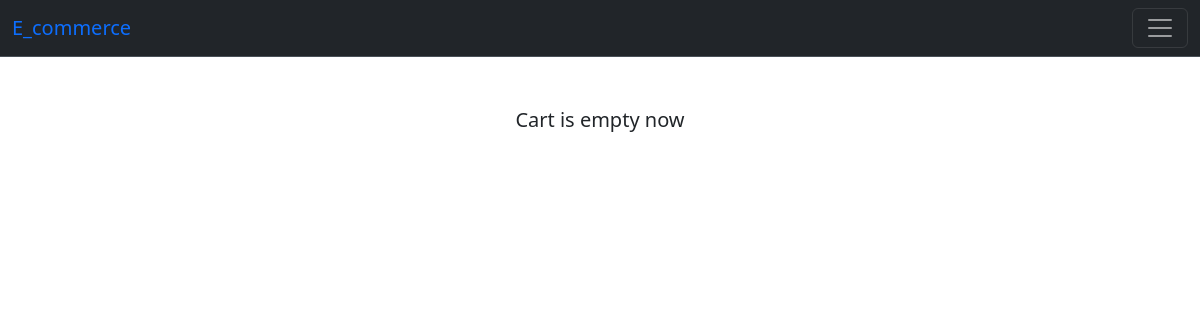
The page /cart/ (signed in) on the database as committed earlier.
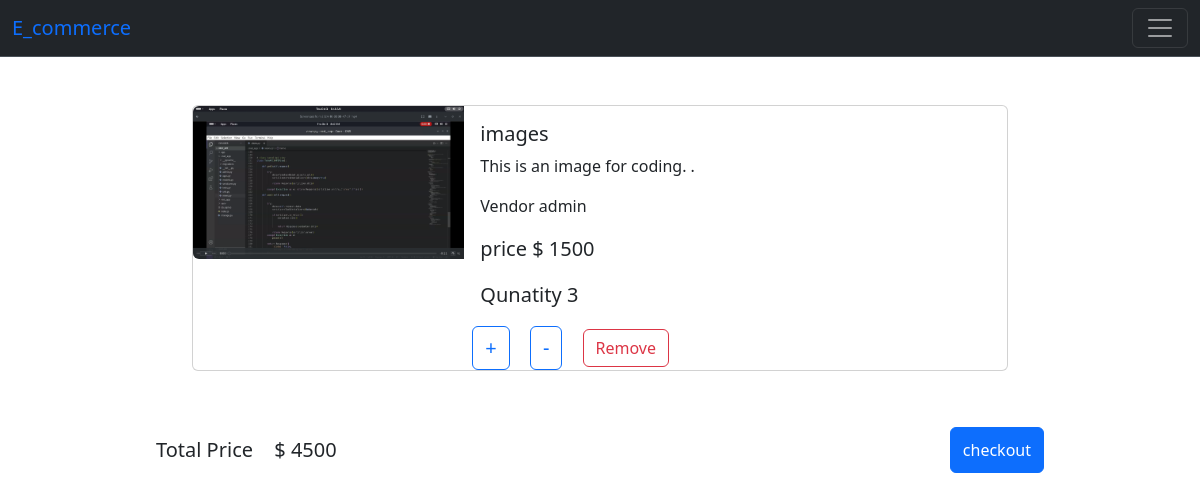
The same page on the database as committed later.
### cart/models.py (models this page shows, shortened)
class CartItem(models.Model):
    product = models.ForeignKey(product_model, on_delete=models.CASCADE,related_name='product')
    quantity = models.PositiveIntegerField(default=0)
    user = models.ForeignKey(User, on_delete=models.CASCADE)
    date_added = models.DateTimeField(auto_now_add=True)

### core/models.py (models this page shows, shortened)
class product_model(models.Model):
    name=models.CharField(max_length=50)
    description=models.TextField()
    category=models.ForeignKey(category_model,on_delete=models.CASCADE,related_name='product')
    price=models.IntegerField()
    vendor=models.ForeignKey(User,on_delete=models.CASCADE,related_name='user')
    created_at=models.DateField(auto_now_add=True)
    updated_at=models.DateField(auto_now=True)
    image=models.ImageField(upload_to='product/images')
    is_delete=models.BooleanField(default=False)

### cart/views.py (the view)
# urls.py: path('',views.view_cart,name='cart'),
@login_required
def view_cart(request):
    cart_items = CartItem.objects.filter(user=request.user)
    total_price = sum(item.product.price * item.quantity for item in cart_items)
    return render(request, 'home/cart.html', {'product_list': cart_items, 'total_price': total_price})

### cart/templates/home/cart.html
{% extends 'base.html' %}
{% block content %}
<div class="container-fuild mx-5 my-5 ">
  {% if product_list %}
  <div class="row my-5 mx-5 d-flex justify-content-center">
    {% for product in product_list %}
        <div class="col-10">
          <div class="card mb-3" style="max-width: 840px;">
            <div class="row g-0">
              <div class="col-md-4">
                <img src="{{ product.product.image.url }}" class="img-fluid rounded-start" alt="...">
              </div>
              <div class="col-md-8">
                <div class="card-body">
                  <h5 class="card-title"> {{product.product.name}} </h5>
                  <p class="card-text"> {{product.product.description}} .</p>
                  <p class="card-text"> Vendor {{product.product.vendor}}</p>
                  <p class="card-text"><small class="text-body-dark fs-5"> price $ {{product.product.price}} </small></p>
                  <p class="card-text"><small class="text-body-dark fs-5"> Qunatity {{product.quantity}} </small></p>
                </div>
                <a href="{% url 'add_cart' product.product.id %}" class="btn btn-outline-primary mx-2 fs-5">+</a>
                <a href="{% url 'descrease' product.product.id %}" class="btn btn-outline-primary mx-2 fs-5">-</a>
                <a href="{% url 'delete_cart' product.id %}" class="btn btn-outline-danger mx-2">Remove</a>
              </div>
            </div>
          </div>
        </div>
      {% endfor %}
        <div class="mx-5 my-4 text-center  text-white d-flex flex-row justify-content-between py-3 rounded ">
        <p class="my-2 mx-5 fs-5 text-dark"> Total Price    <small class="mx-3 fs-5 "> $ {{total_price}} </small> </p>
        <button class="btn btn-primary mx-5">checkout</button>
        </div>
      </div>
  {% else %}
      <p class="fs-5 text-center "> Cart is empty now </p>
  {% endif %}
</div>
{% endblock %}

### core/templates/base.html (shortened to what this page needs)
<!doctype html>
<html lang="en">
  <head>
    <link href="https://cdn.jsdelivr.net/npm/bootstrap@5.3.3/dist/css/bootstrap.min.css" rel="stylesheet">
  </head>
  <body>
    <nav class="navbar bg-dark border-bottom border-body" data-bs-theme="dark">
      <div class="container-fluid">
        <a class="navbar-brand text-primary " href="#">E_commerce </a>
        <button class="navbar-toggler" type="button" data-bs-toggle="collapse" data-bs-target="#navbarScroll" aria-controls="navbarScroll" aria-expanded="false" aria-label="Toggle navigation">
          <span class="navbar-toggler-icon"></span>
        </button>
      </div>
    </nav>
    {% block content  %}{% endblock %}
  </body>
</html>

Rows that differ between the two databases and show on the page:
added CartItem: product.image (picture), product.name "images", product.description "This is an image for coding.", product.vendor "admin", product.price "1500", quantity "3"
Other text that changed with them:
{{ total_price }}: (not shown) → "4500"
text no longer shown: "Cart is empty now"
text now shown: "Total Price $ checkout"
